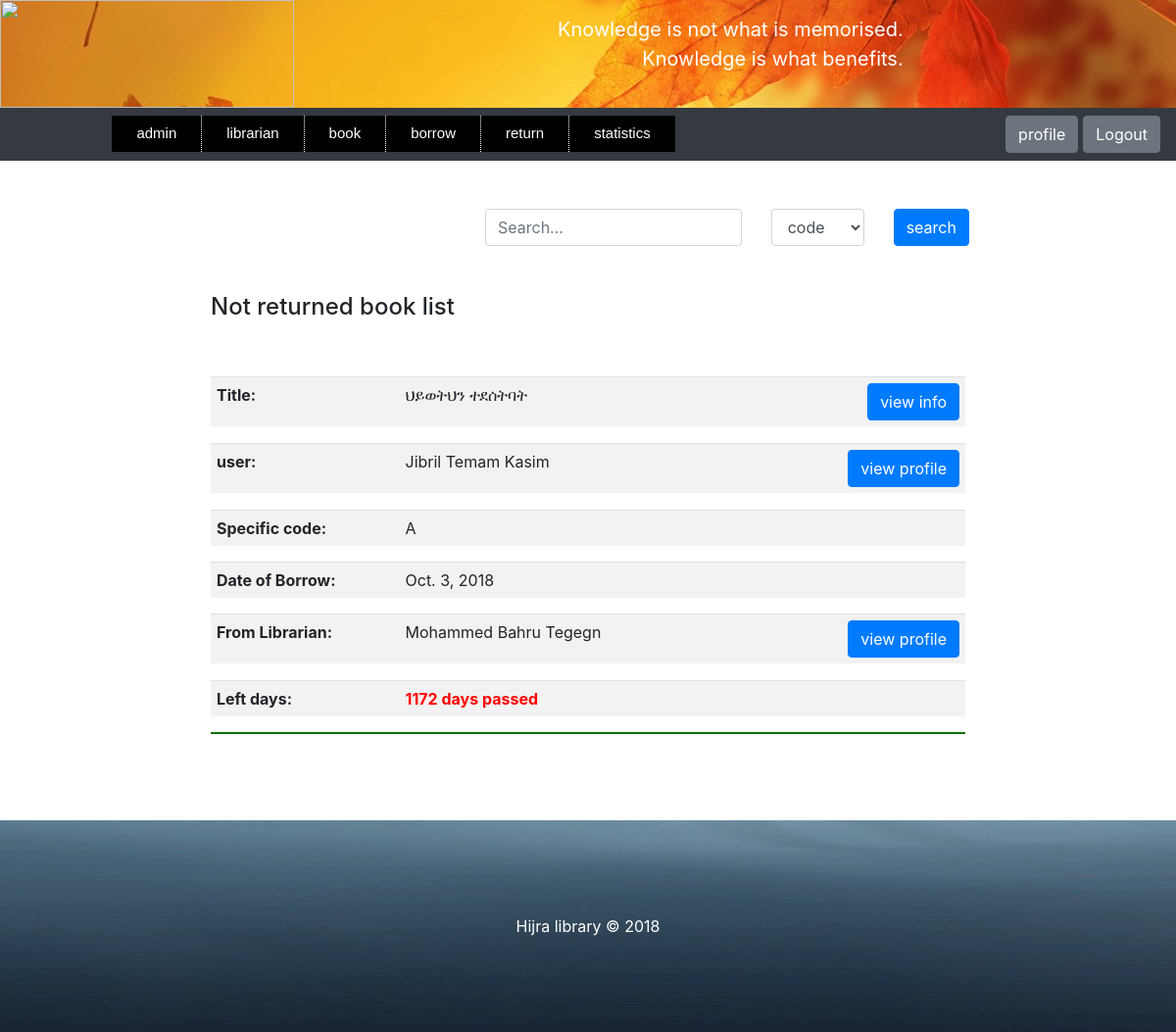
Screenshot of /view-unreturn-book-by-admin/ (signed in) with the database file from the repository.
### store/models.py (models this page shows, shortened)
class Borrow(models.Model):
    user = models.ForeignKey(User, on_delete=models.CASCADE)
    book = models.ForeignKey(Book, on_delete=models.CASCADE)
    librarian = models.ForeignKey(Librarian, on_delete=models.CASCADE, null=True, blank=True,
                                  related_name='borrow_librarian')
    specific_code = models.CharField(max_length=200)
    borrow_date = models.DateField()
    return_date = models.DateField(blank=True, null=True)
    return_to = models.ForeignKey(Librarian, on_delete=models.CASCADE, null=True, blank=True,
                                  related_name='return_librarian')

class Book(models.Model):
    code = models.CharField(max_length=200, unique=True)
    title = models.CharField(max_length=200)
    author = models.CharField(max_length=200)
    pub_year = models.PositiveSmallIntegerField(null=True, blank=True)
    category = models.ForeignKey(Category, on_delete=models.CASCADE, null=True, blank=True)
    description = models.TextField(blank=True)
    page = models.PositiveIntegerField()
    amount = models.PositiveIntegerField(default=1)
    specific_code = CollectionField(sort=True, unique_items=True, collection_type=set)
    borrow_specific_code = CollectionField(sort=True, unique_items=True, collection_type=set, blank=True)
    image = models.ImageField(upload_to='', blank=True, default='book.png')
    register_date = models.DateField()
    class Meta:
        unique_together = ('title', 'author', 'page')
    def image_tag(self):
        return mark_safe('<img src="%s" width="150" height="150"/>' % self.image.url)
    image_tag.short_description = 'Image'
    image_tag.allow_tags = True

class User(models.Model):
    user_id = models.CharField(max_length=200, blank=True, unique=True)
    name = models.CharField(max_length=200, help_text='Enter user Name')
    middle_name = models.CharField(max_length=200)
    last_name = models.CharField(max_length=200)
    phone_regex = RegexValidator(
        regex=r'^\+?1?\d{10,15}$',
        message='Phone number must be entered in the format : 0987654321 or +251987654321 up to 15 digits allowed'
    )
    phone = models.CharField(validators=[phone_regex], max_length=15)
    year = models.PositiveSmallIntegerField(blank=True, null=True, default=0)
    department = models.CharField(max_length=200, null=True, blank=True)
    email = models.EmailField(blank=True)
    password_regex = RegexValidator(
        regex=r'^\S{6,1024}',
        message='password must be at least 6 character'
    )
    password = models.CharField(validators=[password_regex], max_length=1024)
    password_hint = models.CharField(max_length=200, blank=True)
    sex = models.CharField(max_length=200, choices=(('male', 'male'), ('female', 'female')))
    photo = models.ImageField(blank=True, default='null.png')
    register_date = models.DateField()
    def image_tag(self):
        return mark_safe('<img src="%s" width="150" height="150"/>' % self.photo.url)
    image_tag.short_description = 'Photo'
    image_tag.allow_tags = True

class Librarian(models.Model):
    librarian_id = models.CharField(max_length=200, blank=True, unique=True)
    name = models.CharField(max_length=200)
    middle_name = models.CharField(max_length=200)
    last_name = models.CharField(max_length=200)
    phone_regex = RegexValidator(
        regex=r'^\+?1?\d{10,15}$',
        message='Phone number must be entered in the format : 0987654321 or +251987654321 up to 15 digits allowed'
    )
    phone = models.CharField(validators=[phone_regex], max_length=15)
    year = models.PositiveSmallIntegerField(blank=True, null=True, default=0)
    department = models.CharField(max_length=200, null=True, blank=True)
    email = models.EmailField(blank=True)
    password_regex = RegexValidator(
        regex=r'^\S{6,1024}',
        message='password must be at least 6 character'
    )
    password = models.CharField(validators=[password_regex], max_length=1024)
    password_hint = models.CharField(max_length=200, blank=True)
    sex = models.CharField(max_length=200, choices=(('male', 'male'), ('female', 'female')))
    photo = models.ImageField(blank=True, default='null.png')
    register_date = models.DateField()
    def image_tag(self):
        return mark_safe('<img src="%s" width="150" height="150"/>' % self.photo.url)
    image_tag.short_description = 'Photo'
    image_tag.allow_tags = True

### store/views.py (the view)
# urls.py: path(r'view-unreturn-book-by-admin/', views.view_unreturn_book_by_admin, name='view-unreturn-book-by-admin'),
def view_unreturn_book_by_admin(request):
    admin_id = request.session.get('admin_auth')
    if admin_id:
        try:
            admin = Admin.objects.get(admin_id=admin_id)
        except Admin.DoesNotExist:
            raise Http404("This admin is not registered")
        if request.method == "POST":
            form = BorrowBookSearch(request.POST)
            text = request.POST.get('search_engine')
            catalog = request.POST.get('catalog')
            if catalog == 'code':
                borrow = Borrow.objects.filter(book__code__contains=text, return_date=None)
            elif catalog == 'title':
                borrow = Borrow.objects.filter(book__title__contains=text, return_date=None)
            elif catalog == 'user_id':
                borrow = Borrow.objects.filter(user__user_id__contains=text, user__sex=admin.sex, return_date=None)
            else:
                borrow = Borrow.objects.filter(user__name__contains=text, user__sex=admin.sex, return_date=None) | \
                         Borrow.objects.filter(user__last_name__contains=text, user__sex=admin.sex, return_date=None) |\
                         Borrow.objects.filter(user__middle_name__contains=text, user__sex=admin.sex, return_date=None)
        else:
            form = BorrowBookSearch()
            borrow = Borrow.objects.filter(return_date=None)
        for i in borrow:
            day_gap = (datetime.now().date() - i.borrow_date).days
            if i.book.page <= 100:
                left_date = 7 - day_gap
            else:
                left_date = 15 - day_gap
            i.left_date = left_date
            i.user.image = "Images/" + str(i.user.photo)
            i.book.photo = "Images/" + str(i.book.image)
            if i.librarian:
                i.librarian.image = "Images/" + str(i.librarian.photo)
            if i.return_to:
                i.return_to.image = "Images/" + str(i.return_to.photo)
        borrow = sorted(borrow, key=lambda x: x.left_date, reverse=False)
        return render(request, 'webpages/view_unreturn_book_by_admin.html',
                      {'form': form, 'borrow': borrow, 'sex': admin.sex})
    else:
        raise Http404("You are not logged in")

### store/forms.py
class BorrowBookSearch(forms.Form):
    search_engine = forms.CharField(
        label='',
        max_length=1024,
        widget=forms.TextInput(attrs={'placeholder': 'Search...'}),
    )
    catalog = ChoiceField(
        label='',
        widget=forms.Select(),
        choices=[('code', 'code'), ('title', 'title'), ('user_id', 'user id'), ('user_name', 'user name')],
        initial='code'
    )

### store/models.py (called while the page is built)
    def __str__(self):
        return self.name

### store/templates/webpages/view_unreturn_book_by_admin.html (shortened to what this page needs)
<!DOCTYPE html>
<html lang="en">
    <head class="header-site">
            {% include "webpages/admin_page.html" %}
        {% load static %}
        {% load filter %}
        {% load mathfilters %}
         {% load widget_tweaks %}
        <link rel="stylesheet" href="{% static 'files/bootstrap/css/bootstrap.css' %}"  type="text/css" >
        <link rel="stylesheet" href="{% static 'files/style2.css' %}"  type="text/css" >
        <link rel="stylesheet" href="{% static 'files/style3.css' %}"  type="text/css" >
        <link rel="stylesheet" href="{% static 'files/style4.css' %}"  type="text/css" >
        <link rel="stylesheet" href="{% static 'files/style5.css' %}"  type="text/css" >
        <link rel="stylesheet" href="{% static 'files/style6.css' %}"  type="text/css" >
        <link rel="stylesheet" href="{% static 'files/style8.css' %}"  type="text/css" >
    </head>
    <body>
        {% block search %}
            <div class = "container col-5" align="right" style="margin-left:40%;">
            <form  method="post" novalidate>
                <div class="row">
                    {% for field in form.visible_fields %}
                        {% if field.name == 'search_engine' %}
                            <div class="col-md-7">
                                {% render_field field class="form-control" %}
                            </div>
                        {% else %}
                           <div class="col-md-3 ">
                                {% render_field field class="form-control" %}
                            </div>
                        {% endif %}
                    {% endfor %}
                    <div class="col-md-2">
                    <button type="submit" class = "btn btn-primary"> search</button>
                    </div>
                </div>
            </form>
            </div>
            <br>
        {% endblock %}
        <div class="container col-8">
            {% if borrow %}
                <br><h4>Not returned book list</h4><br><br>
            {% else %}
                 <br><h4>There is no result</h4><br>
            {% endif %}
        </div>
        {% for i in borrow %}
        <div class="container col-8">
            {% if i.user.sex == sex %}
                <table  class="table table-striped">
                {% else %}
                 <table  class="table table-primary">
                 {% endif %}
                    <tr>
                        <td style="width: 25%;"><strong>Title:</strong></td>
                        <td style="width: 50%;">{{i.book.title}} </td>
                        <td style="width: 25%;" align="right">
                            <input type="button"  id ="button-book-{{i.id}}" class="btn btn-primary"  onclick="bookFunction({{i.id}})"
                      value="view info" ></td>
                    </tr>
                {% if i.user.sex == sex %}
                    </table>
                 {% else %}
                    </table>
                {% endif %}
        </div>
            <div class="container col-8">
            </div>
        {% if sex == i.user.sex %}
            <div class="container col-8">
                <table  class="table table-striped">
                    <tr>
                        <td style="width: 25%;"><strong>user:</strong></td>
                        <td style="width: 50%;">{{i.user.name}} {{i.user.middle_name}}  {{i.user.last_name}}</td>
                        <td style="width: 25%;" align="right">
                            <input type="button"  id ="button-{{i.id}}" class="btn btn-primary"  onclick="myFunction({{i.id}})"
                      value="view profile" ></td>
                    </tr>
                </table>
            </div>
            <div class="container col-8">
            </div>
        {%endif%}
            <div class="container col-8">
                {% if i.user.sex == sex %}
                <table  class="table table-striped">
                {% else %}
                 <table  class="table table-primary">
                 {% endif %}
                    <tr>
                        <td style="width: 25%;"><strong>Specific code:</strong></td>
                        <td style="width: 75%;">{{i.specific_code}} </td>
                    </tr>
                </table>
            </div>
            <div class="container col-8">
                {% if i.user.sex == sex %}
                <table  class="table table-striped">
                {% else %}
                 <table  class="table table-primary">
                 {% endif %}
                    <tr>
                        <td style="width: 25%;"><strong>Date of Borrow:</strong></td>
                        <td style="width: 75%;">{{i.borrow_date}} </td>
                    </tr>
            {% if i.user.sex == sex %}
                    </table>
                 {% else %}
                    </table>
                {% endif %}
            </div>
            {% if i.librarian %}
                <div class="container col-8">
                {% if i.user.sex == sex %}
                <table  class="table table-striped">
                {% else %}
                 <table  class="table table-primary">
                 {% endif %}                        <tr>
                            <td style="width: 25%;"><strong>From Librarian:</strong></td>
                            <td style="width: 50%;">{{i.librarian.name}} {{i.librarian.middle_name}}  {{i.librarian.last_name}}</td>
                            <td style="width: 25%;" align="right">
                                <input type="button"  id ="button4-{{i.id}}" class="btn btn-primary"  onclick="librarianFun({{i.id}})"
                                    value="view profile" style="margin-left:15px;"></td>
                        </tr>
                {% if i.user.sex == sex %}
                    </table>
                 {% else %}
                    </table>
                {% endif %}
                </div>
                <div class="container col-8">
                </div>
            {% endif %}
            <div class="container col-8">
                {% if i.user.sex == sex %}
                <table  class="table table-striped">
                {% else %}
                 <table  class="table table-primary">
                 {% endif %}
                     <tr>
                        <td style="width: 25%;"><strong>Left days:</strong></td>
                        {% if i.left_date < 0%}
                            <td style="color:red;width: 75%;"><strong>{{i.left_date|abs}} days passed</strong>
                        {% else %}
                            <td style="color:green;width: 75%;"><strong>{{i.left_date}}</strong>
                        {% endif %}
                    </tr>
                {% if i.user.sex == sex %}
                    </table>
                 {% else %}
                    </table>
                {% endif %}
            </div>
        <div class="container col-8"><hr ></div>
        {% endfor %}
    </body>
    <footer>
        {% include "webpages/footer.html" %}
    </footer>
</html>

### store/static/files/style3.css (style rules this page uses)
a.butt:link, a.back:visited, { background-color: #11aa44; color: white; }
table, th, td { border: 1px solid black; }

### store/static/files/style6.css (style rules this page uses)
.table-striped>tbody>tr>td { padding:6px; text-font:8px; }
hr { background-color: green; border-width:2px; }

### rows the page displays
Borrow: book "ህይወትህን ተደሰትባት", user.name "Jibril", user.middle_name "Temam", user.last_name "Kasim", specific_code "A", borrow_date "Oct. 3, 2018", librarian.name "Mohammed", librarian.middle_name "Bahru", librarian.last_name "Tegegn", left_date|abs "1172"
